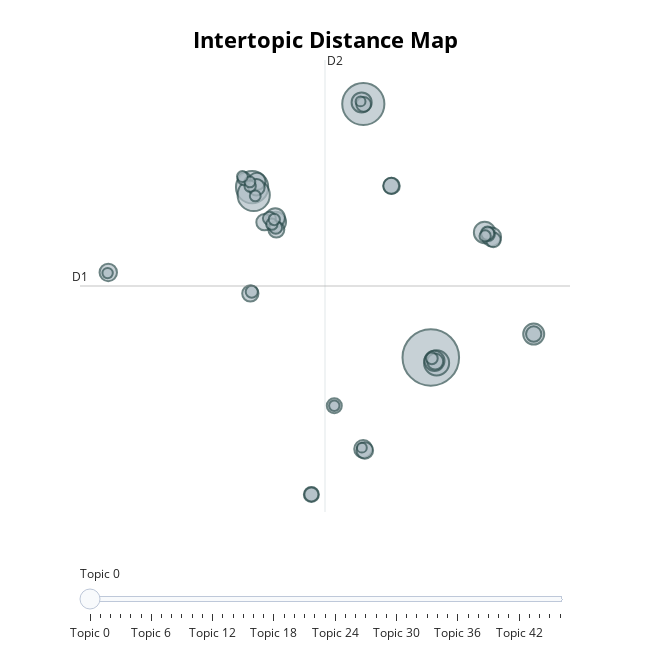

The notebook cell this image was saved under:
### Code cell
# Optional: visualize
topic_model_better.visualize_topics().show()

### Figure 1 — Plotly figure (JSON) as saved in the notebook; plotly's stock layout.template omitted (floating-point values rounded to 4 significant figures; data arrays with more than 128 entries replaced by an {"elided": "..."} marker saying what was removed)
{"data": [{"customdata": {"elided": "47x3 mixed values"}, "hovertemplate": "<b>Topic %{customdata[0]}</b><br>%{customdata[1]}<br>Size: %{customdata[2]}", "legendgroup": "", "marker": {"color": "#B0BEC5", "line": {"color": "DarkSlateGrey", "width": 2}, "size": [326, 181, 106, 106, 64, 47, 45, 42, 41, 41, 38, 36, 33, 31, 30, 28, 28, 27, 27, 27, 26, 26, 26, 24, 23, 23, 22, 22, 20, 18, 18, 17, 17, 16, 15, 14, 13, 13, 13, 13, 12, 12, 12, 11, 11, 10, 10], "sizemode": "area", "sizeref": 0.2037, "symbol": "circle"}, "mode": "markers", "name": "", "orientation": "v", "showlegend": false, "type": "scatter", "x": [9.907, 5.098, -2.829, -2.714, 10.32, 13.74, 17.24, -1.133, 4.978, 10.17, -1.177, 14.25, 5.092, -13.08, -2.485, -2.52, 5.205, -1.946, 7.117, -2.953, 7.084, 10.22, -1.1, 17.24, 3.03, 1.397, 5.121, 14.37, 1.397, 14.0, 13.95, -3.393, -1.594, -1.139, -2.851, 9.983, -1.415, -1.246, -2.966, 13.78, -2.986, -2.602, -3.517, 3.03, -13.12, 4.901, 4.994], "xaxis": "x", "y": [1.512, 20.71, 14.41, 13.82, 1.097, 10.98, 3.284, 11.77, 20.83, 1.25, 12.08, 10.64, -5.423, 7.945, 14.85, 14.4, -5.536, 11.76, 14.51, 6.359, 14.51, 1.2, 11.2, 3.284, -2.15, -8.868, 20.69, 10.41, -8.868, 10.84, 10.92, 15.05, 12.05, 11.35, 6.488, 1.436, 11.6, 11.96, 14.48, 10.71, 14.81, 13.75, 15.22, -2.15, 7.899, 20.91, -5.324], "yaxis": "y"}], "layout": {"annotations": [{"showarrow": false, "text": "D1", "x": -15.09, "y": 6.922, "yshift": 10}, {"showarrow": false, "text": "D2", "x": 2.368, "xshift": 10, "y": 24.04}], "height": 650, "hoverlabel": {"bgcolor": "white", "font": {"family": "Rockwell", "size": 16}}, "legend": {"itemsizing": "constant", "tracegroupgap": 0}, "margin": {"t": 60}, "shapes": [{"line": {"color": "#CFD8DC", "width": 2}, "type": "line", "x0": 2.368, "x1": 2.368, "y0": -10.2, "y1": 24.04}, {"line": {"color": "#9E9E9E", "width": 2}, "type": "line", "x0": -15.09, "x1": 19.83, "y0": 6.922, "y1": 6.922}], "sliders": [{"active": 0, "pad": {"t": 50}, "steps": [{"args": [{"marker.color": [["red", "#B0BEC5", "#B0BEC5", "#B0BEC5", "#B0BEC5", "#B0BEC5", "#B0BEC5", "#B0BEC5", "#B0BEC5", "#B0BEC5", "#B0BEC5", "#B0BEC5", "#B0BEC5", "#B0BEC5", "#B0BEC5", "#B0BEC5", "#B0BEC5", "#B0BEC5", "#B0BEC5", "#B0BEC5", "#B0BEC5", "#B0BEC5", "#B0BEC5", "#B0BEC5", "#B0BEC5", "#B0BEC5", "#B0BEC5", "#B0BEC5", "#B0BEC5", "#B0BEC5", "#B0BEC5", "#B0BEC5", "#B0BEC5", "#B0BEC5", "#B0BEC5", "#B0BEC5", "#B0BEC5", "#B0BEC5", "#B0BEC5", "#B0BEC5", "#B0BEC5", "#B0BEC5", "#B0BEC5", "#B0BEC5", "#B0BEC5", "#B0BEC5", "#B0BEC5"]]}], "label": "Topic 0", "method": "update"}, {"args": [{"marker.color": [["#B0BEC5", "red", "#B0BEC5", "#B0BEC5", "#B0BEC5", "#B0BEC5", "#B0BEC5", "#B0BEC5", "#B0BEC5", "#B0BEC5", "#B0BEC5", "#B0BEC5", "#B0BEC5", "#B0BEC5", "#B0BEC5", "#B0BEC5", "#B0BEC5", "#B0BEC5", "#B0BEC5", "#B0BEC5", "#B0BEC5", "#B0BEC5", "#B0BEC5", "#B0BEC5", "#B0BEC5", "#B0BEC5", "#B0BEC5", "#B0BEC5", "#B0BEC5", "#B0BEC5", "#B0BEC5", "#B0BEC5", "#B0BEC5", "#B0BEC5", "#B0BEC5", "#B0BEC5", "#B0BEC5", "#B0BEC5", "#B0BEC5", "#B0BEC5", "#B0BEC5", "#B0BEC5", "#B0BEC5", "#B0BEC5", "#B0BEC5", "#B0BEC5", "#B0BEC5"]]}], "label": "Topic 1", "method": "update"}, {"args": [{"marker.color": [["#B0BEC5", "#B0BEC5", "red", "#B0BEC5", "#B0BEC5", "#B0BEC5", "#B0BEC5", "#B0BEC5", "#B0BEC5", "#B0BEC5", "#B0BEC5", "#B0BEC5", "#B0BEC5", "#B0BEC5", "#B0BEC5", "#B0BEC5", "#B0BEC5", "#B0BEC5", "#B0BEC5", "#B0BEC5", "#B0BEC5", "#B0BEC5", "#B0BEC5", "#B0BEC5", "#B0BEC5", "#B0BEC5", "#B0BEC5", "#B0BEC5", "#B0BEC5", "#B0BEC5", "#B0BEC5", "#B0BEC5", "#B0BEC5", "#B0BEC5", "#B0BEC5", "#B0BEC5", "#B0BEC5", "#B0BEC5", "#B0BEC5", "#B0BEC5", "#B0BEC5", "#B0BEC5", "#B0BEC5", "#B0BEC5", "#B0BEC5", "#B0BEC5", "#B0BEC5"]]}], "label": "Topic 2", "method": "update"}, {"args": [{"marker.color": [["#B0BEC5", "#B0BEC5", "#B0BEC5", "red", "#B0BEC5", "#B0BEC5", "#B0BEC5", "#B0BEC5", "#B0BEC5", "#B0BEC5", "#B0BEC5", "#B0BEC5", "#B0BEC5", "#B0BEC5", "#B0BEC5", "#B0BEC5", "#B0BEC5", "#B0BEC5", "#B0BEC5", "#B0BEC5", "#B0BEC5", "#B0BEC5", "#B0BEC5", "#B0BEC5", "#B0BEC5", "#B0BEC5", "#B0BEC5", "#B0BEC5", "#B0BEC5", "#B0BEC5", "#B0BEC5", "#B0BEC5", "#B0BEC5", "#B0BEC5", "#B0BEC5", "#B0BEC5", "#B0BEC5", "#B0BEC5", "#B0BEC5", "#B0BEC5", "#B0BEC5", "#B0BEC5", "#B0BEC5", "#B0BEC5", "#B0BEC5", "#B0BEC5", "#B0BEC5"]]}], "label": "Topic 3", "method": "update"}, {"args": [{"marker.color": [["#B0BEC5", "#B0BEC5", "#B0BEC5", "#B0BEC5", "red", "#B0BEC5", "#B0BEC5", "#B0BEC5", "#B0BEC5", "#B0BEC5", "#B0BEC5", "#B0BEC5", "#B0BEC5", "#B0BEC5", "#B0BEC5", "#B0BEC5", "#B0BEC5", "#B0BEC5", "#B0BEC5", "#B0BEC5", "#B0BEC5", "#B0BEC5", "#B0BEC5", "#B0BEC5", "#B0BEC5", "#B0BEC5", "#B0BEC5", "#B0BEC5", "#B0BEC5", "#B0BEC5", "#B0BEC5", "#B0BEC5", "#B0BEC5", "#B0BEC5", "#B0BEC5", "#B0BEC5", "#B0BEC5", "#B0BEC5", "#B0BEC5", "#B0BEC5", "#B0BEC5", "#B0BEC5", "#B0BEC5", "#B0BEC5", "#B0BEC5", "#B0BEC5", "#B0BEC5"]]}], "label": "Topic 4", "method": "update"}, {"args": [{"marker.color": [["#B0BEC5", "#B0BEC5", "#B0BEC5", "#B0BEC5", "#B0BEC5", "red", "#B0BEC5", "#B0BEC5", "#B0BEC5", "#B0BEC5", "#B0BEC5", "#B0BEC5", "#B0BEC5", "#B0BEC5", "#B0BEC5", "#B0BEC5", "#B0BEC5", "#B0BEC5", "#B0BEC5", "#B0BEC5", "#B0BEC5", "#B0BEC5", "#B0BEC5", "#B0BEC5", "#B0BEC5", "#B0BEC5", "#B0BEC5", "#B0BEC5", "#B0BEC5", "#B0BEC5", "#B0BEC5", "#B0BEC5", "#B0BEC5", "#B0BEC5", "#B0BEC5", "#B0BEC5", "#B0BEC5", "#B0BEC5", "#B0BEC5", "#B0BEC5", "#B0BEC5", "#B0BEC5", "#B0BEC5", "#B0BEC5", "#B0BEC5", "#B0BEC5", "#B0BEC5"]]}], "label": "Topic 5", "method": "update"}, {"args": [{"marker.color": [["#B0BEC5", "#B0BEC5", "#B0BEC5", "#B0BEC5", "#B0BEC5", "#B0BEC5", "red", "#B0BEC5", "#B0BEC5", "#B0BEC5", "#B0BEC5", "#B0BEC5", "#B0BEC5", "#B0BEC5", "#B0BEC5", "#B0BEC5", "#B0BEC5", "#B0BEC5", "#B0BEC5", "#B0BEC5", "#B0BEC5", "#B0BEC5", "#B0BEC5", "#B0BEC5", "#B0BEC5", "#B0BEC5", "#B0BEC5", "#B0BEC5", "#B0BEC5", "#B0BEC5", "#B0BEC5", "#B0BEC5", "#B0BEC5", "#B0BEC5", "#B0BEC5", "#B0BEC5", "#B0BEC5", "#B0BEC5", "#B0BEC5", "#B0BEC5", "#B0BEC5", "#B0BEC5", "#B0BEC5", "#B0BEC5", "#B0BEC5", "#B0BEC5", "#B0BEC5"]]}], "label": "Topic 6", "method": "update"}, {"args": [{"marker.color": [["#B0BEC5", "#B0BEC5", "#B0BEC5", "#B0BEC5", "#B0BEC5", "#B0BEC5", "#B0BEC5", "red", "#B0BEC5", "#B0BEC5", "#B0BEC5", "#B0BEC5", "#B0BEC5", "#B0BEC5", "#B0BEC5", "#B0BEC5", "#B0BEC5", "#B0BEC5", "#B0BEC5", "#B0BEC5", "#B0BEC5", "#B0BEC5", "#B0BEC5", "#B0BEC5", "#B0BEC5", "#B0BEC5", "#B0BEC5", "#B0BEC5", "#B0BEC5", "#B0BEC5", "#B0BEC5", "#B0BEC5", "#B0BEC5", "#B0BEC5", "#B0BEC5", "#B0BEC5", "#B0BEC5", "#B0BEC5", "#B0BEC5", "#B0BEC5", "#B0BEC5", "#B0BEC5", "#B0BEC5", "#B0BEC5", "#B0BEC5", "#B0BEC5", "#B0BEC5"]]}], "label": "Topic 7", "method": "update"}, {"args": [{"marker.color": [["#B0BEC5", "#B0BEC5", "#B0BEC5", "#B0BEC5", "#B0BEC5", "#B0BEC5", "#B0BEC5", "#B0BEC5", "red", "#B0BEC5", "#B0BEC5", "#B0BEC5", "#B0BEC5", "#B0BEC5", "#B0BEC5", "#B0BEC5", "#B0BEC5", "#B0BEC5", "#B0BEC5", "#B0BEC5", "#B0BEC5", "#B0BEC5", "#B0BEC5", "#B0BEC5", "#B0BEC5", "#B0BEC5", "#B0BEC5", "#B0BEC5", "#B0BEC5", "#B0BEC5", "#B0BEC5", "#B0BEC5", "#B0BEC5", "#B0BEC5", "#B0BEC5", "#B0BEC5", "#B0BEC5", "#B0BEC5", "#B0BEC5", "#B0BEC5", "#B0BEC5", "#B0BEC5", "#B0BEC5", "#B0BEC5", "#B0BEC5", "#B0BEC5", "#B0BEC5"]]}], "label": "Topic 8", "method": "update"}, {"args": [{"marker.color": [["#B0BEC5", "#B0BEC5", "#B0BEC5", "#B0BEC5", "#B0BEC5", "#B0BEC5", "#B0BEC5", "#B0BEC5", "#B0BEC5", "red", "#B0BEC5", "#B0BEC5", "#B0BEC5", "#B0BEC5", "#B0BEC5", "#B0BEC5", "#B0BEC5", "#B0BEC5", "#B0BEC5", "#B0BEC5", "#B0BEC5", "#B0BEC5", "#B0BEC5", "#B0BEC5", "#B0BEC5", "#B0BEC5", "#B0BEC5", "#B0BEC5", "#B0BEC5", "#B0BEC5", "#B0BEC5", "#B0BEC5", "#B0BEC5", "#B0BEC5", "#B0BEC5", "#B0BEC5", "#B0BEC5", "#B0BEC5", "#B0BEC5", "#B0BEC5", "#B0BEC5", "#B0BEC5", "#B0BEC5", "#B0BEC5", "#B0BEC5", "#B0BEC5", "#B0BEC5"]]}], "label": "Topic 9", "method": "update"}, {"args": [{"marker.color": [["#B0BEC5", "#B0BEC5", "#B0BEC5", "#B0BEC5", "#B0BEC5", "#B0BEC5", "#B0BEC5", "#B0BEC5", "#B0BEC5", "#B0BEC5", "red", "#B0BEC5", "#B0BEC5", "#B0BEC5", "#B0BEC5", "#B0BEC5", "#B0BEC5", "#B0BEC5", "#B0BEC5", "#B0BEC5", "#B0BEC5", "#B0BEC5", "#B0BEC5", "#B0BEC5", "#B0BEC5", "#B0BEC5", "#B0BEC5", "#B0BEC5", "#B0BEC5", "#B0BEC5", "#B0BEC5", "#B0BEC5", "#B0BEC5", "#B0BEC5", "#B0BEC5", "#B0BEC5", "#B0BEC5", "#B0BEC5", "#B0BEC5", "#B0BEC5", "#B0BEC5", "#B0BEC5", "#B0BEC5", "#B0BEC5", "#B0BEC5", "#B0BEC5", "#B0BEC5"]]}], "label": "Topic 10", "method": "update"}, {"args": [{"marker.color": [["#B0BEC5", "#B0BEC5", "#B0BEC5", "#B0BEC5", "#B0BEC5", "#B0BEC5", "#B0BEC5", "#B0BEC5", "#B0BEC5", "#B0BEC5", "#B0BEC5", "red", "#B0BEC5", "#B0BEC5", "#B0BEC5", "#B0BEC5", "#B0BEC5", "#B0BEC5", "#B0BEC5", "#B0BEC5", "#B0BEC5", "#B0BEC5", "#B0BEC5", "#B0BEC5", "#B0BEC5", "#B0BEC5", "#B0BEC5", "#B0BEC5", "#B0BEC5", "#B0BEC5", "#B0BEC5", "#B0BEC5", "#B0BEC5", "#B0BEC5", "#B0BEC5", "#B0BEC5", "#B0BEC5", "#B0BEC5", "#B0BEC5", "#B0BEC5", "#B0BEC5", "#B0BEC5", "#B0BEC5", "#B0BEC5", "#B0BEC5", "#B0BEC5", "#B0BEC5"]]}], "label": "Topic 11", "method": "update"}, {"args": [{"marker.color": [["#B0BEC5", "#B0BEC5", "#B0BEC5", "#B0BEC5", "#B0BEC5", "#B0BEC5", "#B0BEC5", "#B0BEC5", "#B0BEC5", "#B0BEC5", "#B0BEC5", "#B0BEC5", "red", "#B0BEC5", "#B0BEC5", "#B0BEC5", "#B0BEC5", "#B0BEC5", "#B0BEC5", "#B0BEC5", "#B0BEC5", "#B0BEC5", "#B0BEC5", "#B0BEC5", "#B0BEC5", "#B0BEC5", "#B0BEC5", "#B0BEC5", "#B0BEC5", "#B0BEC5", "#B0BEC5", "#B0BEC5", "#B0BEC5", "#B0BEC5", "#B0BEC5", "#B0BEC5", "#B0BEC5", "#B0BEC5", "#B0BEC5", "#B0BEC5", "#B0BEC5", "#B0BEC5", "#B0BEC5", "#B0BEC5", "#B0BEC5", "#B0BEC5", "#B0BEC5"]]}], "label": "Topic 12", "method": "update"}, {"args": [{"marker.color": [["#B0BEC5", "#B0BEC5", "#B0BEC5", "#B0BEC5", "#B0BEC5", "#B0BEC5", "#B0BEC5", "#B0BEC5", "#B0BEC5", "#B0BEC5", "#B0BEC5", "#B0BEC5", "#B0BEC5", "red", "#B0BEC5", "#B0BEC5", "#B0BEC5", "#B0BEC5", "#B0BEC5", "#B0BEC5", "#B0BEC5", "#B0BEC5", "#B0BEC5", "#B0BEC5", "#B0BEC5", "#B0BEC5", "#B0BEC5", "#B0BEC5", "#B0BEC5", "#B0BEC5", "#B0BEC5", "#B0BEC5", "#B0BEC5", "#B0BEC5", "#B0BEC5", "#B0BEC5", "#B0BEC5", "#B0BEC5", "#B0BEC5", "#B0BEC5", "#B0BEC5", "#B0BEC5", "#B0BEC5", "#B0BEC5", "#B0BEC5", "#B0BEC5", "#B0BEC5"]]}], "label": "Topic 13", "method": "update"}, {"args": [{"marker.color": [["#B0BEC5", "#B0BEC5", "#B0BEC5", "#B0BEC5", "#B0BEC5", "#B0BEC5", "#B0BEC5", "#B0BEC5", "#B0BEC5", "#B0BEC5", "#B0BEC5", "#B0BEC5", "#B0BEC5", "#B0BEC5", "red", "#B0BEC5", "#B0BEC5", "#B0BEC5", "#B0BEC5", "#B0BEC5", "#B0BEC5", "#B0BEC5", "#B0BEC5", "#B0BEC5", "#B0BEC5", "#B0BEC5", "#B0BEC5", "#B0BEC5", "#B0BEC5", "#B0BEC5", "#B0BEC5", "#B0BEC5", "#B0BEC5", "#B0BEC5", "#B0BEC5", "#B0BEC5", "#B0BEC5", "#B0BEC5", "#B0BEC5", "#B0BEC5", "#B0BEC5", "#B0BEC5", "#B0BEC5", "#B0BEC5", "#B0BEC5", "#B0BEC5", "#B0BEC5"]]}], "label": "Topic 14", "method": "update"}, {"args": [{"marker.color": [["#B0BEC5", "#B0BEC5", "#B0BEC5", "#B0BEC5", "#B0BEC5", "#B0BEC5", "#B0BEC5", "#B0BEC5", "#B0BEC5", "#B0BEC5", "#B0BEC5", "#B0BEC5", "#B0BEC5", "#B0BEC5", "#B0BEC5", "red", "#B0BEC5", "#B0BEC5", "#B0BEC5", "#B0BEC5", "#B0BEC5", "#B0BEC5", "#B0BEC5", "#B0BEC5", "#B0BEC5", "#B0BEC5", "#B0BEC5", "#B0BEC5", "#B0BEC5", "#B0BEC5", "#B0BEC5", "#B0BEC5", "#B0BEC5", "#B0BEC5", "#B0BEC5", "#B0BEC5", "#B0BEC5", "#B0BEC5", "#B0BEC5", "#B0BEC5", "#B0BEC5", "#B0BEC5", "#B0BEC5", "#B0BEC5", "#B0BEC5", "#B0BEC5", "#B0BEC5"]]}], "label": "Topic 15", "method": "update"}, {"args": [{"marker.color": [["#B0BEC5", "#B0BEC5", "#B0BEC5", "#B0BEC5", "#B0BEC5", "#B0BEC5", "#B0BEC5", "#B0BEC5", "#B0BEC5", "#B0BEC5", "#B0BEC5", "#B0BEC5", "#B0BEC5", "#B0BEC5", "#B0BEC5", "#B0BEC5", "red", "#B0BEC5", "#B0BEC5", "#B0BEC5", "#B0BEC5", "#B0BEC5", "#B0BEC5", "#B0BEC5", "#B0BEC5", "#B0BEC5", "#B0BEC5", "#B0BEC5", "#B0BEC5", "#B0BEC5", "#B0BEC5", "#B0BEC5", "#B0BEC5", "#B0BEC5", "#B0BEC5", "#B0BEC5", "#B0BEC5", "#B0BEC5", "#B0BEC5", "#B0BEC5", "#B0BEC5", "#B0BEC5", "#B0BEC5", "#B0BEC5", "#B0BEC5", "#B0BEC5", "#B0BEC5"]]}], "label": "Topic 16", "method": "update"}, {"args": [{"marker.color": [["#B0BEC5", "#B0BEC5", "#B0BEC5", "#B0BEC5", "#B0BEC5", "#B0BEC5", "#B0BEC5", "#B0BEC5", "#B0BEC5", "#B0BEC5", "#B0BEC5", "#B0BEC5", "#B0BEC5", "#B0BEC5", "#B0BEC5", "#B0BEC5", "#B0BEC5", "red", "#B0BEC5", "#B0BEC5", "#B0BEC5", "#B0BEC5", "#B0BEC5", "#B0BEC5", "#B0BEC5", "#B0BEC5", "#B0BEC5", "#B0BEC5", "#B0BEC5", "#B0BEC5", "#B0BEC5", "#B0BEC5", "#B0BEC5", "#B0BEC5", "#B0BEC5", "#B0BEC5", "#B0BEC5", "#B0BEC5", "#B0BEC5", "#B0BEC5", "#B0BEC5", "#B0BEC5", "#B0BEC5", "#B0BEC5", "#B0BEC5", "#B0BEC5", "#B0BEC5"]]}], "label": "Topic 17", "method": "update"}, {"args": [{"marker.color": [["#B0BEC5", "#B0BEC5", "#B0BEC5", "#B0BEC5", "#B0BEC5", "#B0BEC5", "#B0BEC5", "#B0BEC5", "#B0BEC5", "#B0BEC5", "#B0BEC5", "#B0BEC5", "#B0BEC5", "#B0BEC5", "#B0BEC5", "#B0BEC5", "#B0BEC5", "#B0BEC5", "red", "#B0BEC5", "#B0BEC5", "#B0BEC5", "#B0BEC5", "#B0BEC5", "#B0BEC5", "#B0BEC5", "#B0BEC5", "#B0BEC5", "#B0BEC5", "#B0BEC5", "#B0BEC5", "#B0BEC5", "#B0BEC5", "#B0BEC5", "#B0BEC5", "#B0BEC5", "#B0BEC5", "#B0BEC5", "#B0BEC5", "#B0BEC5", "#B0BEC5", "#B0BEC5", "#B0BEC5", "#B0BEC5", "#B0BEC5", "#B0BEC5", "#B0BEC5"]]}], "label": "Topic 18", "method": "update"}, {"args": [{"marker.color": [["#B0BEC5", "#B0BEC5", "#B0BEC5", "#B0BEC5", "#B0BEC5", "#B0BEC5", "#B0BEC5", "#B0BEC5", "#B0BEC5", "#B0BEC5", "#B0BEC5", "#B0BEC5", "#B0BEC5", "#B0BEC5", "#B0BEC5", "#B0BEC5", "#B0BEC5", "#B0BEC5", "#B0BEC5", "red", "#B0BEC5", "#B0BEC5", "#B0BEC5", "#B0BEC5", "#B0BEC5", "#B0BEC5", "#B0BEC5", "#B0BEC5", "#B0BEC5", "#B0BEC5", "#B0BEC5", "#B0BEC5", "#B0BEC5", "#B0BEC5", "#B0BEC5", "#B0BEC5", "#B0BEC5", "#B0BEC5", "#B0BEC5", "#B0BEC5", "#B0BEC5", "#B0BEC5", "#B0BEC5", "#B0BEC5", "#B0BEC5", "#B0BEC5", "#B0BEC5"]]}], "label": "Topic 19", "method": "update"}, {"args": [{"marker.color": [["#B0BEC5", "#B0BEC5", "#B0BEC5", "#B0BEC5", "#B0BEC5", "#B0BEC5", "#B0BEC5", "#B0BEC5", "#B0BEC5", "#B0BEC5", "#B0BEC5", "#B0BEC5", "#B0BEC5", "#B0BEC5", "#B0BEC5", "#B0BEC5", "#B0BEC5", "#B0BEC5", "#B0BEC5", "#B0BEC5", "red", "#B0BEC5", "#B0BEC5", "#B0BEC5", "#B0BEC5", "#B0BEC5", "#B0BEC5", "#B0BEC5", "#B0BEC5", "#B0BEC5", "#B0BEC5", "#B0BEC5", "#B0BEC5", "#B0BEC5", "#B0BEC5", "#B0BEC5", "#B0BEC5", "#B0BEC5", "#B0BEC5", "#B0BEC5", "#B0BEC5", "#B0BEC5", "#B0BEC5", "#B0BEC5", "#B0BEC5", "#B0BEC5", "#B0BEC5"]]}], "label": "Topic 20", "method": "update"}, {"args": [{"marker.color": [["#B0BEC5", "#B0BEC5", "#B0BEC5", "#B0BEC5", "#B0BEC5", "#B0BEC5", "#B0BEC5", "#B0BEC5", "#B0BEC5", "#B0BEC5", "#B0BEC5", "#B0BEC5", "#B0BEC5", "#B0BEC5", "#B0BEC5", "#B0BEC5", "#B0BEC5", "#B0BEC5", "#B0BEC5", "#B0BEC5", "#B0BEC5", "red", "#B0BEC5", "#B0BEC5", "#B0BEC5", "#B0BEC5", "#B0BEC5", "#B0BEC5", "#B0BEC5", "#B0BEC5", "#B0BEC5", "#B0BEC5", "#B0BEC5", "#B0BEC5", "#B0BEC5", "#B0BEC5", "#B0BEC5", "#B0BEC5", "#B0BEC5", "#B0BEC5", "#B0BEC5", "#B0BEC5", "#B0BEC5", "#B0BEC5", "#B0BEC5", "#B0BEC5", "#B0BEC5"]]}], "label": "Topic 21", "method": "update"}, {"args": [{"marker.color": [["#B0BEC5", "#B0BEC5", "#B0BEC5", "#B0BEC5", "#B0BEC5", "#B0BEC5", "#B0BEC5", "#B0BEC5", "#B0BEC5", "#B0BEC5", "#B0BEC5", "#B0BEC5", "#B0BEC5", "#B0BEC5", "#B0BEC5", "#B0BEC5", "#B0BEC5", "#B0BEC5", "#B0BEC5", "#B0BEC5", "#B0BEC5", "#B0BEC5", "red", "#B0BEC5", "#B0BEC5", "#B0BEC5", "#B0BEC5", "#B0BEC5", "#B0BEC5", "#B0BEC5", "#B0BEC5", "#B0BEC5", "#B0BEC5", "#B0BEC5", "#B0BEC5", "#B0BEC5", "#B0BEC5", "#B0BEC5", "#B0BEC5", "#B0BEC5", "#B0BEC5", "#B0BEC5", "#B0BEC5", "#B0BEC5", "#B0BEC5", "#B0BEC5", "#B0BEC5"]]}], "label": "Topic 22", "method": "update"}, {"args": [{"marker.color": [["#B0BEC5", "#B0BEC5", "#B0BEC5", "#B0BEC5", "#B0BEC5", "#B0BEC5", "#B0BEC5", "#B0BEC5", "#B0BEC5", "#B0BEC5", "#B0BEC5", "#B0BEC5", "#B0BEC5", "#B0BEC5", "#B0BEC5", "#B0BEC5", "#B0BEC5", "#B0BEC5", "#B0BEC5", "#B0BEC5", "#B0BEC5", "#B0BEC5", "#B0BEC5", "red", "#B0BEC5", "#B0BEC5", "#B0BEC5", "#B0BEC5", "#B0BEC5", "#B0BEC5", "#B0BEC5", "#B0BEC5", "#B0BEC5", "#B0BEC5", "#B0BEC5", "#B0BEC5", "#B0BEC5", "#B0BEC5", "#B0BEC5", "#B0BEC5", "#B0BEC5", "#B0BEC5", "#B0BEC5", "#B0BEC5", "#B0BEC5", "#B0BEC5", "#B0BEC5"]]}], "label": "Topic 23", "method": "update"}, {"args": [{"marker.color": [["#B0BEC5", "#B0BEC5", "#B0BEC5", "#B0BEC5", "#B0BEC5", "#B0BEC5", "#B0BEC5", "#B0BEC5", "#B0BEC5", "#B0BEC5", "#B0BEC5", "#B0BEC5", "#B0BEC5", "#B0BEC5", "#B0BEC5", "#B0BEC5", "#B0BEC5", "#B0BEC5", "#B0BEC5", "#B0BEC5", "#B0BEC5", "#B0BEC5", "#B0BEC5", "#B0BEC5", "red", "#B0BEC5", "#B0BEC5", "#B0BEC5", "#B0BEC5", "#B0BEC5", "#B0BEC5", "#B0BEC5", "#B0BEC5", "#B0BEC5", "#B0BEC5", "#B0BEC5", "#B0BEC5", "#B0BEC5", "#B0BEC5", "#B0BEC5", "#B0BEC5", "#B0BEC5", "#B0BEC5", "#B0BEC5", "#B0BEC5", "#B0BEC5", "#B0BEC5"]]}], "label": "Topic 24", "method": "update"}, {"args": [{"marker.color": [["#B0BEC5", "#B0BEC5", "#B0BEC5", "#B0BEC5", "#B0BEC5", "#B0BEC5", "#B0BEC5", "#B0BEC5", "#B0BEC5", "#B0BEC5", "#B0BEC5", "#B0BEC5", "#B0BEC5", "#B0BEC5", "#B0BEC5", "#B0BEC5", "#B0BEC5", "#B0BEC5", "#B0BEC5", "#B0BEC5", "#B0BEC5", "#B0BEC5", "#B0BEC5", "#B0BEC5", "#B0BEC5", "red", "#B0BEC5", "#B0BEC5", "#B0BEC5", "#B0BEC5", "#B0BEC5", "#B0BEC5", "#B0BEC5", "#B0BEC5", "#B0BEC5", "#B0BEC5", "#B0BEC5", "#B0BEC5", "#B0BEC5", "#B0BEC5", "#B0BEC5", "#B0BEC5", "#B0BEC5", "#B0BEC5", "#B0BEC5", "#B0BEC5", "#B0BEC5"]]}], "label": "Topic 25", "method": "update"}, {"args": [{"marker.color": [["#B0BEC5", "#B0BEC5", "#B0BEC5", "#B0BEC5", "#B0BEC5", "#B0BEC5", "#B0BEC5", "#B0BEC5", "#B0BEC5", "#B0BEC5", "#B0BEC5", "#B0BEC5", "#B0BEC5", "#B0BEC5", "#B0BEC5", "#B0BEC5", "#B0BEC5", "#B0BEC5", "#B0BEC5", "#B0BEC5", "#B0BEC5", "#B0BEC5", "#B0BEC5", "#B0BEC5", "#B0BEC5", "#B0BEC5", "red", "#B0BEC5", "#B0BEC5", "#B0BEC5", "#B0BEC5", "#B0BEC5", "#B0BEC5", "#B0BEC5", "#B0BEC5", "#B0BEC5", "#B0BEC5", "#B0BEC5", "#B0BEC5", "#B0BEC5", "#B0BEC5", "#B0BEC5", "#B0BEC5", "#B0BEC5", "#B0BEC5", "#B0BEC5", "#B0BEC5"]]}], "label": "Topic 26", "method": "update"}, {"args": [{"marker.color": [["#B0BEC5", "#B0BEC5", "#B0BEC5", "#B0BEC5", "#B0BEC5", "#B0BEC5", "#B0BEC5", "#B0BEC5", "#B0BEC5", "#B0BEC5", "#B0BEC5", "#B0BEC5", "#B0BEC5", "#B0BEC5", "#B0BEC5", "#B0BEC5", "#B0BEC5", "#B0BEC5", "#B0BEC5", "#B0BEC5", "#B0BEC5", "#B0BEC5", "#B0BEC5", "#B0BEC5", "#B0BEC5", "#B0BEC5", "#B0BEC5", "red", "#B0BEC5", "#B0BEC5", "#B0BEC5", "#B0BEC5", "#B0BEC5", "#B0BEC5", "#B0BEC5", "#B0BEC5", "#B0BEC5", "#B0BEC5", "#B0BEC5", "#B0BEC5", "#B0BEC5", "#B0BEC5", "#B0BEC5", "#B0BEC5", "#B0BEC5", "#B0BEC5", "#B0BEC5"]]}], "label": "Topic 27", "method": "update"}, {"args": [{"marker.color": [["#B0BEC5", "#B0BEC5", "#B0BEC5", "#B0BEC5", "#B0BEC5", "#B0BEC5", "#B0BEC5", "#B0BEC5", "#B0BEC5", "#B0BEC5", "#B0BEC5", "#B0BEC5", "#B0BEC5", "#B0BEC5", "#B0BEC5", "#B0BEC5", "#B0BEC5", "#B0BEC5", "#B0BEC5", "#B0BEC5", "#B0BEC5", "#B0BEC5", "#B0BEC5", "#B0BEC5", "#B0BEC5", "#B0BEC5", "#B0BEC5", "#B0BEC5", "red", "#B0BEC5", "#B0BEC5", "#B0BEC5", "#B0BEC5", "#B0BEC5", "#B0BEC5", "#B0BEC5", "#B0BEC5", "#B0BEC5", "#B0BEC5", "#B0BEC5", "#B0BEC5", "#B0BEC5", "#B0BEC5", "#B0BEC5", "#B0BEC5", "#B0BEC5", "#B0BEC5"]]}], "label": "Topic 28", "method": "update"}, {"args": [{"marker.color": [["#B0BEC5", "#B0BEC5", "#B0BEC5", "#B0BEC5", "#B0BEC5", "#B0BEC5", "#B0BEC5", "#B0BEC5", "#B0BEC5", "#B0BEC5", "#B0BEC5", "#B0BEC5", "#B0BEC5", "#B0BEC5", "#B0BEC5", "#B0BEC5", "#B0BEC5", "#B0BEC5", "#B0BEC5", "#B0BEC5", "#B0BEC5", "#B0BEC5", "#B0BEC5", "#B0BEC5", "#B0BEC5", "#B0BEC5", "#B0BEC5", "#B0BEC5", "#B0BEC5", "red", "#B0BEC5", "#B0BEC5", "#B0BEC5", "#B0BEC5", "#B0BEC5", "#B0BEC5", "#B0BEC5", "#B0BEC5", "#B0BEC5", "#B0BEC5", "#B0BEC5", "#B0BEC5", "#B0BEC5", "#B0BEC5", "#B0BEC5", "#B0BEC5", "#B0BEC5"]]}], "label": "Topic 29", "method": "update"}, {"args": [{"marker.color": [["#B0BEC5", "#B0BEC5", "#B0BEC5", "#B0BEC5", "#B0BEC5", "#B0BEC5", "#B0BEC5", "#B0BEC5", "#B0BEC5", "#B0BEC5", "#B0BEC5", "#B0BEC5", "#B0BEC5", "#B0BEC5", "#B0BEC5", "#B0BEC5", "#B0BEC5", "#B0BEC5", "#B0BEC5", "#B0BEC5", "#B0BEC5", "#B0BEC5", "#B0BEC5", "#B0BEC5", "#B0BEC5", "#B0BEC5", "#B0BEC5", "#B0BEC5", "#B0BEC5", "#B0BEC5", "red", "#B0BEC5", "#B0BEC5", "#B0BEC5", "#B0BEC5", "#B0BEC5", "#B0BEC5", "#B0BEC5", "#B0BEC5", "#B0BEC5", "#B0BEC5", "#B0BEC5", "#B0BEC5", "#B0BEC5", "#B0BEC5", "#B0BEC5", "#B0BEC5"]]}], "label": "Topic 30", "method": "update"}, {"args": [{"marker.color": [["#B0BEC5", "#B0BEC5", "#B0BEC5", "#B0BEC5", "#B0BEC5", "#B0BEC5", "#B0BEC5", "#B0BEC5", "#B0BEC5", "#B0BEC5", "#B0BEC5", "#B0BEC5", "#B0BEC5", "#B0BEC5", "#B0BEC5", "#B0BEC5", "#B0BEC5", "#B0BEC5", "#B0BEC5", "#B0BEC5", "#B0BEC5", "#B0BEC5", "#B0BEC5", "#B0BEC5", "#B0BEC5", "#B0BEC5", "#B0BEC5", "#B0BEC5", "#B0BEC5", "#B0BEC5", "#B0BEC5", "red", "#B0BEC5", "#B0BEC5", "#B0BEC5", "#B0BEC5", "#B0BEC5", "#B0BEC5", "#B0BEC5", "#B0BEC5", "#B0BEC5", "#B0BEC5", "#B0BEC5", "#B0BEC5", "#B0BEC5", "#B0BEC5", "#B0BEC5"]]}], "label": "Topic 31", "method": "update"}, {"args": [{"marker.color": [["#B0BEC5", "#B0BEC5", "#B0BEC5", "#B0BEC5", "#B0BEC5", "#B0BEC5", "#B0BEC5", "#B0BEC5", "#B0BEC5", "#B0BEC5", "#B0BEC5", "#B0BEC5", "#B0BEC5", "#B0BEC5", "#B0BEC5", "#B0BEC5", "#B0BEC5", "#B0BEC5", "#B0BEC5", "#B0BEC5", "#B0BEC5", "#B0BEC5", "#B0BEC5", "#B0BEC5", "#B0BEC5", "#B0BEC5", "#B0BEC5", "#B0BEC5", "#B0BEC5", "#B0BEC5", "#B0BEC5", "#B0BEC5", "red", "#B0BEC5", "#B0BEC5", "#B0BEC5", "#B0BEC5", "#B0BEC5", "#B0BEC5", "#B0BEC5", "#B0BEC5", "#B0BEC5", "#B0BEC5", "#B0BEC5", "#B0BEC5", "#B0BEC5", "#B0BEC5"]]}], "label": "Topic 32", "method": "update"}, {"args": [{"marker.color": [["#B0BEC5", "#B0BEC5", "#B0BEC5", "#B0BEC5", "#B0BEC5", "#B0BEC5", "#B0BEC5", "#B0BEC5", "#B0BEC5", "#B0BEC5", "#B0BEC5", "#B0BEC5", "#B0BEC5", "#B0BEC5", "#B0BEC5", "#B0BEC5", "#B0BEC5", "#B0BEC5", "#B0BEC5", "#B0BEC5", "#B0BEC5", "#B0BEC5", "#B0BEC5", "#B0BEC5", "#B0BEC5", "#B0BEC5", "#B0BEC5", "#B0BEC5", "#B0BEC5", "#B0BEC5", "#B0BEC5", "#B0BEC5", "#B0BEC5", "red", "#B0BEC5", "#B0BEC5", "#B0BEC5", "#B0BEC5", "#B0BEC5", "#B0BEC5", "#B0BEC5", "#B0BEC5", "#B0BEC5", "#B0BEC5", "#B0BEC5", "#B0BEC5", "#B0BEC5"]]}], "label": "Topic 33", "method": "update"}, {"args": [{"marker.color": [["#B0BEC5", "#B0BEC5", "#B0BEC5", "#B0BEC5", "#B0BEC5", "#B0BEC5", "#B0BEC5", "#B0BEC5", "#B0BEC5", "#B0BEC5", "#B0BEC5", "#B0BEC5", "#B0BEC5", "#B0BEC5", "#B0BEC5", "#B0BEC5", "#B0BEC5", "#B0BEC5", "#B0BEC5", "#B0BEC5", "#B0BEC5", "#B0BEC5", "#B0BEC5", "#B0BEC5", "#B0BEC5", "#B0BEC5", "#B0BEC5", "#B0BEC5", "#B0BEC5", "#B0BEC5", "#B0BEC5", "#B0BEC5", "#B0BEC5", "#B0BEC5", "red", "#B0BEC5", "#B0BEC5", "#B0BEC5", "#B0BEC5", "#B0BEC5", "#B0BEC5", "#B0BEC5", "#B0BEC5", "#B0BEC5", "#B0BEC5", "#B0BEC5", "#B0BEC5"]]}], "label": "Topic 34", "method": "update"}, {"args": [{"marker.color": [["#B0BEC5", "#B0BEC5", "#B0BEC5", "#B0BEC5", "#B0BEC5", "#B0BEC5", "#B0BEC5", "#B0BEC5", "#B0BEC5", "#B0BEC5", "#B0BEC5", "#B0BEC5", "#B0BEC5", "#B0BEC5", "#B0BEC5", "#B0BEC5", "#B0BEC5", "#B0BEC5", "#B0BEC5", "#B0BEC5", "#B0BEC5", "#B0BEC5", "#B0BEC5", "#B0BEC5", "#B0BEC5", "#B0BEC5", "#B0BEC5", "#B0BEC5", "#B0BEC5", "#B0BEC5", "#B0BEC5", "#B0BEC5", "#B0BEC5", "#B0BEC5", "#B0BEC5", "red", "#B0BEC5", "#B0BEC5", "#B0BEC5", "#B0BEC5", "#B0BEC5", "#B0BEC5", "#B0BEC5", "#B0BEC5", "#B0BEC5", "#B0BEC5", "#B0BEC5"]]}], "label": "Topic 35", "method": "update"}, {"args": [{"marker.color": [["#B0BEC5", "#B0BEC5", "#B0BEC5", "#B0BEC5", "#B0BEC5", "#B0BEC5", "#B0BEC5", "#B0BEC5", "#B0BEC5", "#B0BEC5", "#B0BEC5", "#B0BEC5", "#B0BEC5", "#B0BEC5", "#B0BEC5", "#B0BEC5", "#B0BEC5", "#B0BEC5", "#B0BEC5", "#B0BEC5", "#B0BEC5", "#B0BEC5", "#B0BEC5", "#B0BEC5", "#B0BEC5", "#B0BEC5", "#B0BEC5", "#B0BEC5", "#B0BEC5", "#B0BEC5", "#B0BEC5", "#B0BEC5", "#B0BEC5", "#B0BEC5", "#B0BEC5", "#B0BEC5", "red", "#B0BEC5", "#B0BEC5", "#B0BEC5", "#B0BEC5", "#B0BEC5", "#B0BEC5", "#B0BEC5", "#B0BEC5", "#B0BEC5", "#B0BEC5"]]}], "label": "Topic 36", "method": "update"}, {"args": [{"marker.color": [["#B0BEC5", "#B0BEC5", "#B0BEC5", "#B0BEC5", "#B0BEC5", "#B0BEC5", "#B0BEC5", "#B0BEC5", "#B0BEC5", "#B0BEC5", "#B0BEC5", "#B0BEC5", "#B0BEC5", "#B0BEC5", "#B0BEC5", "#B0BEC5", "#B0BEC5", "#B0BEC5", "#B0BEC5", "#B0BEC5", "#B0BEC5", "#B0BEC5", "#B0BEC5", "#B0BEC5", "#B0BEC5", "#B0BEC5", "#B0BEC5", "#B0BEC5", "#B0BEC5", "#B0BEC5", "#B0BEC5", "#B0BEC5", "#B0BEC5", "#B0BEC5", "#B0BEC5", "#B0BEC5", "#B0BEC5", "red", "#B0BEC5", "#B0BEC5", "#B0BEC5", "#B0BEC5", "#B0BEC5", "#B0BEC5", "#B0BEC5", "#B0BEC5", "#B0BEC5"]]}], "label": "Topic 37", "method": "update"}, {"args": [{"marker.color": [["#B0BEC5", "#B0BEC5", "#B0BEC5", "#B0BEC5", "#B0BEC5", "#B0BEC5", "#B0BEC5", "#B0BEC5", "#B0BEC5", "#B0BEC5", "#B0BEC5", "#B0BEC5", "#B0BEC5", "#B0BEC5", "#B0BEC5", "#B0BEC5", "#B0BEC5", "#B0BEC5", "#B0BEC5", "#B0BEC5", "#B0BEC5", "#B0BEC5", "#B0BEC5", "#B0BEC5", "#B0BEC5", "#B0BEC5", "#B0BEC5", "#B0BEC5", "#B0BEC5", "#B0BEC5", "#B0BEC5", "#B0BEC5", "#B0BEC5", "#B0BEC5", "#B0BEC5", "#B0BEC5", "#B0BEC5", "#B0BEC5", "red", "#B0BEC5", "#B0BEC5", "#B0BEC5", "#B0BEC5", "#B0BEC5", "#B0BEC5", "#B0BEC5", "#B0BEC5"]]}], "label": "Topic 38", "method": "update"}, {"args": [{"marker.color": [["#B0BEC5", "#B0BEC5", "#B0BEC5", "#B0BEC5", "#B0BEC5", "#B0BEC5", "#B0BEC5", "#B0BEC5", "#B0BEC5", "#B0BEC5", "#B0BEC5", "#B0BEC5", "#B0BEC5", "#B0BEC5", "#B0BEC5", "#B0BEC5", "#B0BEC5", "#B0BEC5", "#B0BEC5", "#B0BEC5", "#B0BEC5", "#B0BEC5", "#B0BEC5", "#B0BEC5", "#B0BEC5", "#B0BEC5", "#B0BEC5", "#B0BEC5", "#B0BEC5", "#B0BEC5", "#B0BEC5", "#B0BEC5", "#B0BEC5", "#B0BEC5", "#B0BEC5", "#B0BEC5", "#B0BEC5", "#B0BEC5", "#B0BEC5", "red", "#B0BEC5", "#B0BEC5", "#B0BEC5", "#B0BEC5", "#B0BEC5", "#B0BEC5", "#B0BEC5"]]}], "label": "Topic 39", "method": "update"}, {"args": [{"marker.color": [["#B0BEC5", "#B0BEC5", "#B0BEC5", "#B0BEC5", "#B0BEC5", "#B0BEC5", "#B0BEC5", "#B0BEC5", "#B0BEC5", "#B0BEC5", "#B0BEC5", "#B0BEC5", "#B0BEC5", "#B0BEC5", "#B0BEC5", "#B0BEC5", "#B0BEC5", "#B0BEC5", "#B0BEC5", "#B0BEC5", "#B0BEC5", "#B0BEC5", "#B0BEC5", "#B0BEC5", "#B0BEC5", "#B0BEC5", "#B0BEC5", "#B0BEC5", "#B0BEC5", "#B0BEC5", "#B0BEC5", "#B0BEC5", "#B0BEC5", "#B0BEC5", "#B0BEC5", "#B0BEC5", "#B0BEC5", "#B0BEC5", "#B0BEC5", "#B0BEC5", "red", "#B0BEC5", "#B0BEC5", "#B0BEC5", "#B0BEC5", "#B0BEC5", "#B0BEC5"]]}], "label": "Topic 40", "method": "update"}, {"args": [{"marker.color": [["#B0BEC5", "#B0BEC5", "#B0BEC5", "#B0BEC5", "#B0BEC5", "#B0BEC5", "#B0BEC5", "#B0BEC5", "#B0BEC5", "#B0BEC5", "#B0BEC5", "#B0BEC5", "#B0BEC5", "#B0BEC5", "#B0BEC5", "#B0BEC5", "#B0BEC5", "#B0BEC5", "#B0BEC5", "#B0BEC5", "#B0BEC5", "#B0BEC5", "#B0BEC5", "#B0BEC5", "#B0BEC5", "#B0BEC5", "#B0BEC5", "#B0BEC5", "#B0BEC5", "#B0BEC5", "#B0BEC5", "#B0BEC5", "#B0BEC5", "#B0BEC5", "#B0BEC5", "#B0BEC5", "#B0BEC5", "#B0BEC5", "#B0BEC5", "#B0BEC5", "#B0BEC5", "red", "#B0BEC5", "#B0BEC5", "#B0BEC5", "#B0BEC5", "#B0BEC5"]]}], "label": "Topic 41", "method": "update"}, {"args": [{"marker.color": [["#B0BEC5", "#B0BEC5", "#B0BEC5", "#B0BEC5", "#B0BEC5", "#B0BEC5", "#B0BEC5", "#B0BEC5", "#B0BEC5", "#B0BEC5", "#B0BEC5", "#B0BEC5", "#B0BEC5", "#B0BEC5", "#B0BEC5", "#B0BEC5", "#B0BEC5", "#B0BEC5", "#B0BEC5", "#B0BEC5", "#B0BEC5", "#B0BEC5", "#B0BEC5", "#B0BEC5", "#B0BEC5", "#B0BEC5", "#B0BEC5", "#B0BEC5", "#B0BEC5", "#B0BEC5", "#B0BEC5", "#B0BEC5", "#B0BEC5", "#B0BEC5", "#B0BEC5", "#B0BEC5", "#B0BEC5", "#B0BEC5", "#B0BEC5", "#B0BEC5", "#B0BEC5", "#B0BEC5", "red", "#B0BEC5", "#B0BEC5", "#B0BEC5", "#B0BEC5"]]}], "label": "Topic 42", "method": "update"}, {"args": [{"marker.color": [["#B0BEC5", "#B0BEC5", "#B0BEC5", "#B0BEC5", "#B0BEC5", "#B0BEC5", "#B0BEC5", "#B0BEC5", "#B0BEC5", "#B0BEC5", "#B0BEC5", "#B0BEC5", "#B0BEC5", "#B0BEC5", "#B0BEC5", "#B0BEC5", "#B0BEC5", "#B0BEC5", "#B0BEC5", "#B0BEC5", "#B0BEC5", "#B0BEC5", "#B0BEC5", "#B0BEC5", "#B0BEC5", "#B0BEC5", "#B0BEC5", "#B0BEC5", "#B0BEC5", "#B0BEC5", "#B0BEC5", "#B0BEC5", "#B0BEC5", "#B0BEC5", "#B0BEC5", "#B0BEC5", "#B0BEC5", "#B0BEC5", "#B0BEC5", "#B0BEC5", "#B0BEC5", "#B0BEC5", "#B0BEC5", "red", "#B0BEC5", "#B0BEC5", "#B0BEC5"]]}], "label": "Topic 43", "method": "update"}, {"args": [{"marker.color": [["#B0BEC5", "#B0BEC5", "#B0BEC5", "#B0BEC5", "#B0BEC5", "#B0BEC5", "#B0BEC5", "#B0BEC5", "#B0BEC5", "#B0BEC5", "#B0BEC5", "#B0BEC5", "#B0BEC5", "#B0BEC5", "#B0BEC5", "#B0BEC5", "#B0BEC5", "#B0BEC5", "#B0BEC5", "#B0BEC5", "#B0BEC5", "#B0BEC5", "#B0BEC5", "#B0BEC5", "#B0BEC5", "#B0BEC5", "#B0BEC5", "#B0BEC5", "#B0BEC5", "#B0BEC5", "#B0BEC5", "#B0BEC5", "#B0BEC5", "#B0BEC5", "#B0BEC5", "#B0BEC5", "#B0BEC5", "#B0BEC5", "#B0BEC5", "#B0BEC5", "#B0BEC5", "#B0BEC5", "#B0BEC5", "#B0BEC5", "red", "#B0BEC5", "#B0BEC5"]]}], "label": "Topic 44", "method": "update"}, {"args": [{"marker.color": [["#B0BEC5", "#B0BEC5", "#B0BEC5", "#B0BEC5", "#B0BEC5", "#B0BEC5", "#B0BEC5", "#B0BEC5", "#B0BEC5", "#B0BEC5", "#B0BEC5", "#B0BEC5", "#B0BEC5", "#B0BEC5", "#B0BEC5", "#B0BEC5", "#B0BEC5", "#B0BEC5", "#B0BEC5", "#B0BEC5", "#B0BEC5", "#B0BEC5", "#B0BEC5", "#B0BEC5", "#B0BEC5", "#B0BEC5", "#B0BEC5", "#B0BEC5", "#B0BEC5", "#B0BEC5", "#B0BEC5", "#B0BEC5", "#B0BEC5", "#B0BEC5", "#B0BEC5", "#B0BEC5", "#B0BEC5", "#B0BEC5", "#B0BEC5", "#B0BEC5", "#B0BEC5", "#B0BEC5", "#B0BEC5", "#B0BEC5", "#B0BEC5", "red", "#B0BEC5"]]}], "label": "Topic 45", "method": "update"}, {"args": [{"marker.color": [["#B0BEC5", "#B0BEC5", "#B0BEC5", "#B0BEC5", "#B0BEC5", "#B0BEC5", "#B0BEC5", "#B0BEC5", "#B0BEC5", "#B0BEC5", "#B0BEC5", "#B0BEC5", "#B0BEC5", "#B0BEC5", "#B0BEC5", "#B0BEC5", "#B0BEC5", "#B0BEC5", "#B0BEC5", "#B0BEC5", "#B0BEC5", "#B0BEC5", "#B0BEC5", "#B0BEC5", "#B0BEC5", "#B0BEC5", "#B0BEC5", "#B0BEC5", "#B0BEC5", "#B0BEC5", "#B0BEC5", "#B0BEC5", "#B0BEC5", "#B0BEC5", "#B0BEC5", "#B0BEC5", "#B0BEC5", "#B0BEC5", "#B0BEC5", "#B0BEC5", "#B0BEC5", "#B0BEC5", "#B0BEC5", "#B0BEC5", "#B0BEC5", "#B0BEC5", "red"]]}], "label": "Topic 46", "method": "update"}]}], "title": {"font": {"color": "Black", "size": 22}, "text": "<b>Intertopic Distance Map</b>", "x": 0.5, "xanchor": "center", "y": 0.95, "yanchor": "top"}, "width": 650, "xaxis": {"anchor": "y", "domain": [0, 1], "range": [-15.09, 19.83], "title": {"text": ""}, "visible": false}, "yaxis": {"anchor": "x", "domain": [0, 1], "range": [-10.2, 24.04], "title": {"text": ""}, "visible": false}}}
